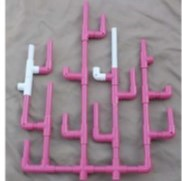
#> input picture a fail of feature matching/coral2.jpg, 182 x 181 px
$ python homography.py
#> lines starting #> are read from the running program, lines starting #| are printed output that depends on the picture
import cv2
import numpy as np

if __name__ == '__main__' :

    # Read source image.
    im_src = cv2.imread('coral2.jpg')
#> im_src is the input picture: shape (181, 182, 3); mean B, G, R 147.1, 134.5, 156.2
    # Four corners of the book in source image
    pts_src =np.array([[19,175],[155,174],[163,149],[18,142]])


    # Read destination image.
    im_dst = cv2.imread('coral1.jpg')
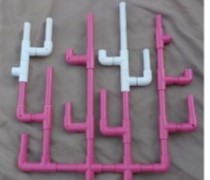
#> input picture a fail of feature matching/coral1.jpg, 210 x 180 px
#> im_dst is the input picture: shape (180, 210, 3); mean B, G, R 129, 116, 136.1
    # Four corners of the book in destination image.
    pts_dst = np.array([[10, 176], [181, 173], [195,137],[11,137]])

    # Calculate Homography
    h, status = cv2.findHomography(pts_src, pts_dst)

    # Warp source image to destination based on homography
    im_out = cv2.warpPerspective(im_src, h, (im_dst.shape[1],im_dst.shape[0]))
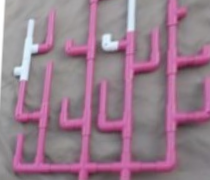
#> im_out: shape (180, 210, 3); mean B, G, R 139.9, 123.5, 151.8

    # Display images
    cv2.imshow("Source Image", im_src)
    cv2.imshow("Destination Image", im_dst)
    cv2.imshow("Warped Source Image", im_out)

    cv2.waitKey(0)
